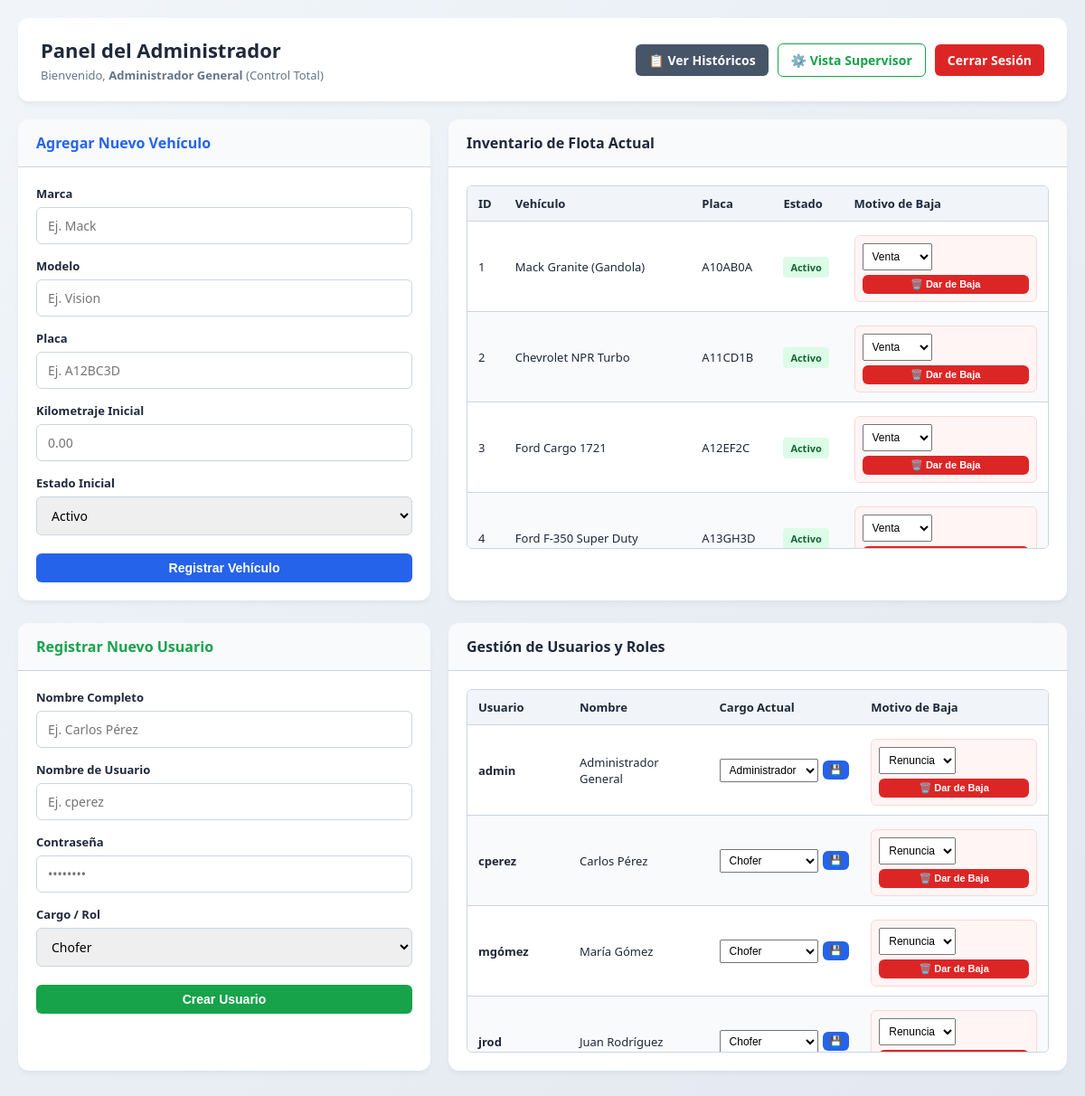
/mantenimiento/admin.php (signed in), run on the app's committed database.
### tables this page shows
CREATE TABLE `flota` (
  `id` int(5) NOT NULL,
  `marca` varchar(20) NOT NULL,
  `modelo` varchar(20) NOT NULL,
  `placa` varchar(20) NOT NULL,
  `kilometraje` decimal(10,2) NOT NULL,
  `estado` varchar(20) DEFAULT 'Activo',
  `id_chofer` int(5) DEFAULT NULL
);

CREATE TABLE `usuario` (
  `id` int(5) NOT NULL,
  `nombres` varchar(100) NOT NULL,
  `contraseña` varchar(20) NOT NULL,
  `cargo` varchar(50) NOT NULL,
  `usuario` varchar(20) NOT NULL
);

### mantenimiento/admin.php (the view, shortened to what this page needs)
<?php
require_once 'conexion.php';
try {
    $lista_vehiculos = $conexion->query("SELECT * FROM flota")->fetchAll(PDO::FETCH_ASSOC);
} catch (PDOException $e) {
    $lista_vehiculos = [];
}
try {
    $lista_usuarios = $conexion->query("SELECT id, nombres, usuario, cargo FROM usuario")->fetchAll(PDO::FETCH_ASSOC);
} catch (PDOException $e) {
    $lista_usuarios = [];
}
?>
<!DOCTYPE html>
<html lang="es">
<head>
</head>
<body>
<div class="container">
    <div class="header-bar">
        <div>
            <h2>Panel del Administrador</h2>
            <p style="margin: 4px 0 0 0; font-size: 13px; color: var(--text-muted);">
                Bienvenido, <strong><?php echo htmlspecialchars($_SESSION['nombres']); ?></strong> (Control Total)
            </p>
        </div>
        <div class="header-actions">
            <a href="historicos.php" class="btn" style="background: #475569; color: white;">📋 Ver Históricos</a>
            <a href="supervisor.php" class="btn btn-outline-success">⚙️ Vista Supervisor</a>
            <a href="logout.php" class="btn btn-danger">Cerrar Sesión</a>
        </div>
    </div>
    <div class="grid-section">
        <div class="card">
            <div class="card-header" style="color: var(--primary);">Agregar Nuevo Vehículo</div>
            <div class="card-body">
                <form action="" method="POST">
                    <div class="form-group">
                        <label>Marca</label>
                        <input type="text" name="marca" placeholder="Ej. Mack" required>
                    </div>
                    <div class="form-group">
                        <label>Modelo</label>
                        <input type="text" name="modelo" placeholder="Ej. Vision" required>
                    </div>
                    <div class="form-group">
                        <label>Placa</label>
                        <input type="text" name="placa" placeholder="Ej. A12BC3D" required>
                    </div>
                    <div class="form-group">
                        <label>Kilometraje Inicial</label>
                        <input type="number" step="0.01" name="kilometraje" placeholder="0.00" required>
                    </div>
                    <div class="form-group">
                        <label>Estado Inicial</label>
                        <select name="estado" required>
                            <option value="Activo">Activo</option>
                        </select>
                    </div>
                    <button type="submit" class="btn btn-primary" style="width: 100%; margin-top: 5px;">Registrar Vehículo</button>
                </form>
            </div>
        </div>
        <div class="card">
            <div class="card-header">Inventario de Flota Actual</div>
            <div class="card-body">
                <div class="table-responsive">
                    <table>
                        <thead>
                            <tr>
                                <th>ID</th>
                                <th>Vehículo</th>
                                <th>Placa</th>
                                <th>Estado</th>
                                <th>Motivo de Baja</th>
                            </tr>
                        </thead>
                        <tbody>
                            <?php if (empty($lista_vehiculos)): ?>
                                <tr><td colspan="5" style="text-align: center; color: var(--text-muted);">No hay vehículos registrados.</td></tr>
                            <?php else: ?>
                                <?php foreach ($lista_vehiculos as $v): ?>
                                    <tr>
                                        <td><?php echo $v['id']; ?></td>
                                        <td><?php echo htmlspecialchars($v['marca'] . " " . $v['modelo']); ?></td>
                                        <td><?php echo htmlspecialchars($v['placa']); ?></td>
                                        <td>
                                            <span class="badge badge-<?php echo strtolower($v['estado']); ?>">
                                                <?php echo htmlspecialchars($v['estado']); ?>
                                            </span>
                                        </td>
                                        <td>
                                            <form action="" method="POST" onsubmit="return confirm('¿Seguro que deseas dar de baja este vehículo?');">
                                                <div class="delete-box">
                                                    <select name="comentario" style="font-size: 12px; padding: 6px; margin-bottom: 5px;" required>
                                                        <option value="Venta">Venta</option>
                                                    </select>
                                                    <button type="submit" class="btn btn-danger" style="padding: 4px 8px; font-size: 11px; width: 100%;">🗑️ Dar de Baja</button>
                                                </div>
                                            </form>
                                        </td>
                                    </tr>
                                <?php endforeach; ?>
                            <?php endif; ?>
                        </tbody>
                    </table>
                </div>
            </div>
        </div>
    </div>
    <div class="grid-section">
        <div class="card">
            <div class="card-header" style="color: var(--success);">Registrar Nuevo Usuario</div>
            <div class="card-body">
                <form action="" method="POST">
                    <div class="form-group">
                        <label>Nombre Completo</label>
                        <input type="text" name="nombres" placeholder="Ej. Carlos Pérez" required>
                    </div>
                    <div class="form-group">
                        <label>Nombre de Usuario</label>
                        <input type="text" name="usuario" placeholder="Ej. cperez" required autocomplete="off">
                    </div>
                    <div class="form-group">
                        <label>Contraseña</label>
                        <input type="password" name="contrasena" placeholder="••••••••" required>
                    </div>
                    <div class="form-group">
                        <label>Cargo / Rol</label>
                        <select name="cargo" required>
                            <option value="Chofer">Chofer</option>
                        </select>
                    </div>
                    <button type="submit" class="btn btn-success" style="width: 100%; margin-top: 5px;">Crear Usuario</button>
                </form>
            </div>
        </div>
        <div class="card">
            <div class="card-header">Gestión de Usuarios y Roles</div>
            <div class="card-body">
                <div class="table-responsive">
                    <table>
                        <thead>
                            <tr>
                                <th>Usuario</th>
                                <th>Nombre</th>
                                <th>Cargo Actual</th>
                                <th>Motivo de Baja</th>
                            </tr>
                        </thead>
                        <tbody>
                            <?php if (empty($lista_usuarios)): ?>
                                <tr><td colspan="4" style="text-align: center; color: var(--text-muted);">No hay usuarios registrados.</td></tr>
                            <?php else: ?>
                                <?php foreach ($lista_usuarios as $usr): ?>
                                    <tr>
                                        <td><strong><?php echo htmlspecialchars($usr['usuario']); ?></strong></td>
                                        <td><?php echo htmlspecialchars($usr['nombres']); ?></td>
                                        <td>
                                            <form action="" method="POST" class="inline-form">
                                                <select name="nuevo_cargo">
                                                    <option value="Chofer" <?php if(trim($usr['cargo'])=='Chofer') echo 'selected'; ?>>Chofer</option>
                                                    <option value="Administrador" <?php if(trim($usr['cargo'])=='Administrador') echo 'selected'; ?>>Administrador</option>
                                                </select>
                                                <button type="submit" class="btn btn-primary" style="padding: 4px 8px; font-size: 11px;" title="Guardar cambio de cargo">💾</button>
                                            </form>
                                        </td>
                                        <td>
                                            <form action="" method="POST" onsubmit="return confirm('¿Seguro que deseas dar de baja este usuario?');">
                                                <div class="delete-box">
                                                    <select name="comentario" style="font-size: 12px; padding: 6px; margin-bottom: 5px;" required>
                                                        <option value="Renuncia">Renuncia</option>
                                                    </select>
                                                    <button type="submit" class="btn btn-danger" style="padding: 4px 8px; font-size: 11px; width: 100%;">🗑️ Dar de Baja</button>
                                                </div>
                                            </form>
                                        </td>
                                    </tr>
                                <?php endforeach; ?>
                            <?php endif; ?>
                        </tbody>
                    </table>
                </div>
            </div>
        </div>
    </div>
</div>
</body>
</html>

### mantenimiento/admin.php (style rules this page uses)
:root { --primary: #2563eb; --primary-hover: #1d4ed8; --success: #16a34a; --danger: #dc2626; --bg-gradient: linear-gradient(135deg, #f1f5f9 0%, #e2e8f0 100%); --card-bg: #ffffff; --text-main: #1e293b; --text-muted: #64748b; --border-color: #cbd5e1; --table-striped: #f8fafc; }
body { font-family: system-ui, -apple-system, BlinkMacSystemFont, "Segoe UI", Roboto, sans-serif; background: var(--bg-gradient); margin: 0; padding: 20px; color: var(--text-main); min-height: 100vh; }
.container { max-width: 1200px; margin: 0 auto; }
.header-bar { display: flex; justify-content: space-between; align-items: center; background: var(--card-bg); padding: 20px 25px; border-radius: 12px; box-shadow: 0 4px 6px -1px rgba(0, 0, 0, 0.05); margin-bottom: 20px; flex-wrap: wrap; gap: 15px; }
.header-bar h2 { margin: 0; font-size: 22px; color: var(--text-main); }
.header-actions { display: flex; gap: 10px; align-items: center; }
.btn { padding: 8px 14px; border-radius: 6px; font-size: 14px; font-weight: 600; cursor: pointer; border: none; text-decoration: none; display: inline-block; transition: background 0.2s ease; }
.btn-primary { background: var(--primary); color: white; }
.btn-success { background: var(--success); color: white; }
.btn-danger { background: var(--danger); color: white; }
.btn-outline-success { background: transparent; border: 1px solid var(--success); color: var(--success); }
.grid-section { display: grid; grid-template-columns: 1fr 1.5fr; gap: 20px; margin-bottom: 25px; }
.card { background: var(--card-bg); border-radius: 12px; box-shadow: 0 4px 6px -1px rgba(0, 0, 0, 0.05); overflow: hidden; display: flex; flex-direction: column; }
.card-header { padding: 15px 20px; font-weight: 700; font-size: 16px; border-bottom: 1px solid var(--border-color); background: #f8fafc; }
.card-body { padding: 20px; flex-grow: 1; }
.form-group { margin-bottom: 15px; }
.form-group label { display: block; margin-bottom: 6px; font-size: 13px; font-weight: 600; }
.form-group input, .form-group select { width: 100%; padding: 10px 12px; border: 1px solid var(--border-color); border-radius: 6px; font-size: 14px; box-sizing: border-box; outline: none; font-family: inherit; }
.table-responsive { max-height: 400px; overflow-y: auto; border: 1px solid var(--border-color); border-radius: 6px; }
table { width: 100%; border-collapse: collapse; font-size: 13px; text-align: left; }
th, td { padding: 10px 12px; border-bottom: 1px solid var(--border-color); }
th { background: #f1f5f9; font-weight: 600; position: sticky; top: 0; z-index: 10; }
tr:nth-child(even) { background: var(--table-striped); }
.badge { padding: 4px 8px; border-radius: 4px; font-size: 11px; font-weight: 600; }
.badge-activo { background: #dcfce7; color: #166534; }
.inline-form { display: flex; gap: 5px; align-items: center; }
.inline-form select { padding: 4px 6px; font-size: 12px; }
.delete-box { background: #fff5f5; padding: 8px; border-radius: 6px; border: 1px solid #fed7d7; margin-top: 5px; }

### data on the page
flota: id "1", marca+modelo "Mack Granite (Gandola)", placa "A10AB0A", estado "Activo"
flota: id "2", marca+modelo "Chevrolet NPR Turbo", placa "A11CD1B", estado "Activo"
flota: id "3", marca+modelo "Ford Cargo 1721", placa "A12EF2C", estado "Activo"
flota: id "4", marca+modelo "Ford F-350 Super Duty", placa "A13GH3D", estado "Activo"
usuario: usuario "admin", nombres "Administrador General", nuevo_cargo "Administrador"
usuario: usuario "cperez", nombres "Carlos Pérez", nuevo_cargo "Chofer"
usuario: usuario "mgómez", nombres "María Gómez", nuevo_cargo "Chofer"
usuario: usuario "jrod", nombres "Juan Rodríguez", nuevo_cargo "Chofer"

### other printed values
$_SESSION['nombres'] "Administrador General"
